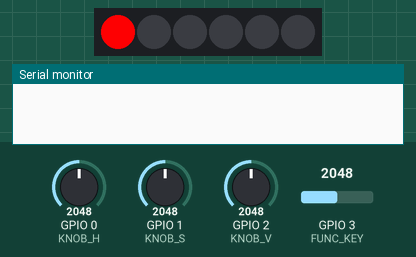
A sketch run on a simulated ESP32. Parts: 6 RGB LEDs in strip order, left to right, the last lines printed to the serial monitor. The inputs (shaded band) are chosen by the test bench; at power-on: GPIO 1 (KNOB_S) = 2048, GPIO 2 (KNOB_V) = 2048, GPIO 3 (FUNC_KEY) = 2048, GPIO 0 (KNOB_H) = 2048.

Above: at 1.2 s.
1.3 s: GPIO 1 (KNOB_S) set to 215
At 1.9 s:
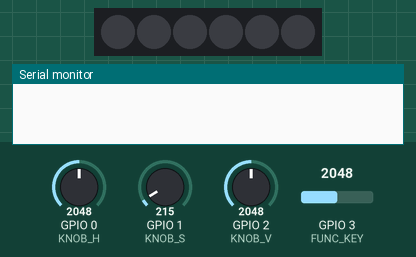
At 2.4 s:
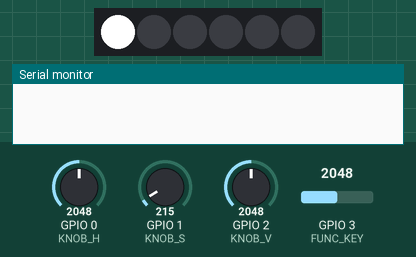
4.3 s: GPIO 2 (KNOB_V) set to 890
6.0 s: GPIO 3 (FUNC_KEY) set to 561
7.5 s: GPIO 3 (FUNC_KEY) set to 468
At 8.4 s:
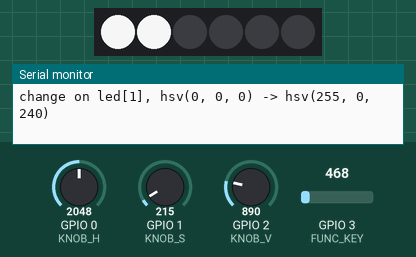
10.0 s: GPIO 1 (KNOB_S) set to 970
At 10.4 s:
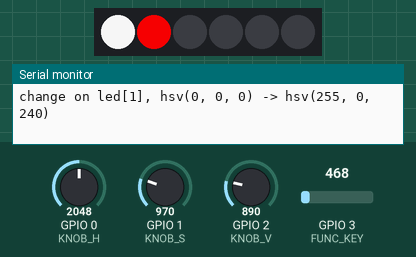
13.0 s: GPIO 0 (KNOB_H) set to 890
Timing chart, 0 to 16.0 s (numbered marks = the images above; inputs shaded):
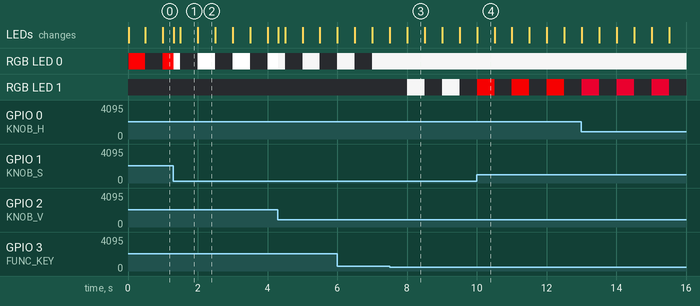

Measured:
- after the input at 1.3 s, the LEDs: change at once (image 2)
- after the input at 10.0 s, the LEDs: change at once (image 4)
- what the display in image 1 shows lasts 0.5 s, from 1.5 s to 2.0 s

The sketch:

LEDColorSelector.ino
```cpp
#include "Ticker.h"
#include <FastLED.h>

#define NUM_LEDS 6

#define KNOB_H 0
#define KNOB_S 1
#define KNOB_V 2
#define FUNC_KEY 3
#define STRIP_PIN 0

#define FPS 60


#define MAX_KNOB_VAL 930
#define MIN_KNOB_VAL 230
#define MAX_COLOR_VAL 255

struct hsvData {
  uint8_t h;
  uint8_t s;
  uint8_t v;
};
hsvData prevHsv[NUM_LEDS];
hsvData nextHsv[NUM_LEDS];

bool funcKeyPress;
bool showSelectedLed;

int currentLed = 0;

CRGBArray<NUM_LEDS> leds;

void knobCheck() {
  int hVal = analogRead(KNOB_H);
  int sVal = analogRead(KNOB_S);
  int vVal = analogRead(KNOB_V);
  float hRatio = float(hVal - MIN_KNOB_VAL) / (MAX_KNOB_VAL - MIN_KNOB_VAL);
  float sRatio = float(sVal - MIN_KNOB_VAL) / (MAX_KNOB_VAL - MIN_KNOB_VAL);
  float vRatio = float(vVal - MIN_KNOB_VAL) / (MAX_KNOB_VAL - MIN_KNOB_VAL);
  if (hRatio < 0 ) {
    hRatio = 0;
  }
  if (sRatio < 0 ) {
    sRatio = 0;
  }
  if (vRatio < 0 ) {
    vRatio = 0;
  }
  if (hRatio > 1 ) {
    hRatio = 1;
  }
  if (sRatio > 1 ) {
    sRatio = 1;
  }
  if (vRatio > 1 ) {
    vRatio = 1;
  }
  uint8_t h8bit = uint8_t(hRatio * 255.0);
  uint8_t s8bit = uint8_t(sRatio * 255.0);
  uint8_t v8bit = uint8_t(vRatio * 255.0);

  if (currentLed >= 0 && currentLed < NUM_LEDS) {
    leds[currentLed] = CHSV(h8bit, s8bit, v8bit);
    nextHsv[currentLed].h = h8bit;
    nextHsv[currentLed].s = s8bit;
    nextHsv[currentLed].v = v8bit;
    if (showSelectedLed) {
      FastLED.show();
    }
  }
}

void printChange() {
  for (int i = 0; i < NUM_LEDS; ++i) {
    if (nextHsv[i].h != prevHsv[i].h || nextHsv[i].s != prevHsv[i].s || nextHsv[i].v != prevHsv[i].v) {
      Serial.print("change on led[");
      Serial.print(i);
      Serial.print("], hsv(");
      Serial.print(prevHsv[i].h);
      Serial.print(", ");
      Serial.print(prevHsv[i].s);
      Serial.print(", ");
      Serial.print(prevHsv[i].v);
      Serial.print(") -> hsv(");
      Serial.print(nextHsv[i].h);
      Serial.print(", ");
      Serial.print(nextHsv[i].s);
      Serial.print(", ");
      Serial.print(nextHsv[i].v);
      Serial.print(")\n");
      prevHsv[i].h = nextHsv[i].h;
      prevHsv[i].s = nextHsv[i].s;
      prevHsv[i].v = nextHsv[i].v;
    }
  }
}

void printAllLedColor() {
  Serial.print("\n********** Current LED Colors **********\n");
  for (int i = 0; i < NUM_LEDS; ++i) {
    Serial.print("LED[");
    Serial.print(i);
    Serial.print("] = hsv(");
    Serial.print(nextHsv[i].h);
    Serial.print(", ");
    Serial.print(nextHsv[i].s);
    Serial.print(", ");
    Serial.print(nextHsv[i].v);
    Serial.print(")\n");
  }
  Serial.print("\n\n");
}

void flashLed() {
  if (currentLed >= 0 && currentLed < NUM_LEDS) {
    if (!showSelectedLed) {
      leds[currentLed] = CHSV(nextHsv[currentLed].h, nextHsv[currentLed].s, nextHsv[currentLed].v);
      FastLED.show();
      showSelectedLed = true;
    } else {
      leds[currentLed] = CHSV(0, 0, 0);
      FastLED.show();
      showSelectedLed = false;
    }
  }
}

void showAllLeds() {
  for (int i = 0; i < NUM_LEDS; ++i) {
    leds[i] = CHSV(nextHsv[i].h, nextHsv[i].s, nextHsv[i].v);
    FastLED.show();
  }
}

void selectLed() {
  ++currentLed;
  showAllLeds();
  if (currentLed == NUM_LEDS) {
    printAllLedColor();
  } else if (currentLed > NUM_LEDS) {
    currentLed = 0;
  }
}

void funcKeyCheck() {
  int funcKeyData = analogRead(FUNC_KEY);
  float funcKeyVal = float(funcKeyData) / 1024.0;
  if (funcKeyVal > 0.5) {
    if (funcKeyPress) {
      funcKeyPress = false;
    }
  } else {
    if (!funcKeyPress) {
      selectLed();
      funcKeyPress = true;
    }
  }
}

Ticker printChangeTimer(printChange, 4000);
Ticker knobTimer(knobCheck, 1000 / FPS);
Ticker funcKeyTimer(funcKeyCheck, 1000 / FPS);
Ticker flashTimer(flashLed, 500);


void setup() {
  FastLED.addLeds<WS2812B, STRIP_PIN, GRB>(leds, NUM_LEDS);
  Serial.begin(115200);
  showSelectedLed = true;
  knobTimer.start();
  printChangeTimer.start();
  flashTimer.start();
  funcKeyTimer.start();
}

void loop() {
  knobTimer.update();
  printChangeTimer.update();
  flashTimer.update();
  funcKeyTimer.update();
}
```
